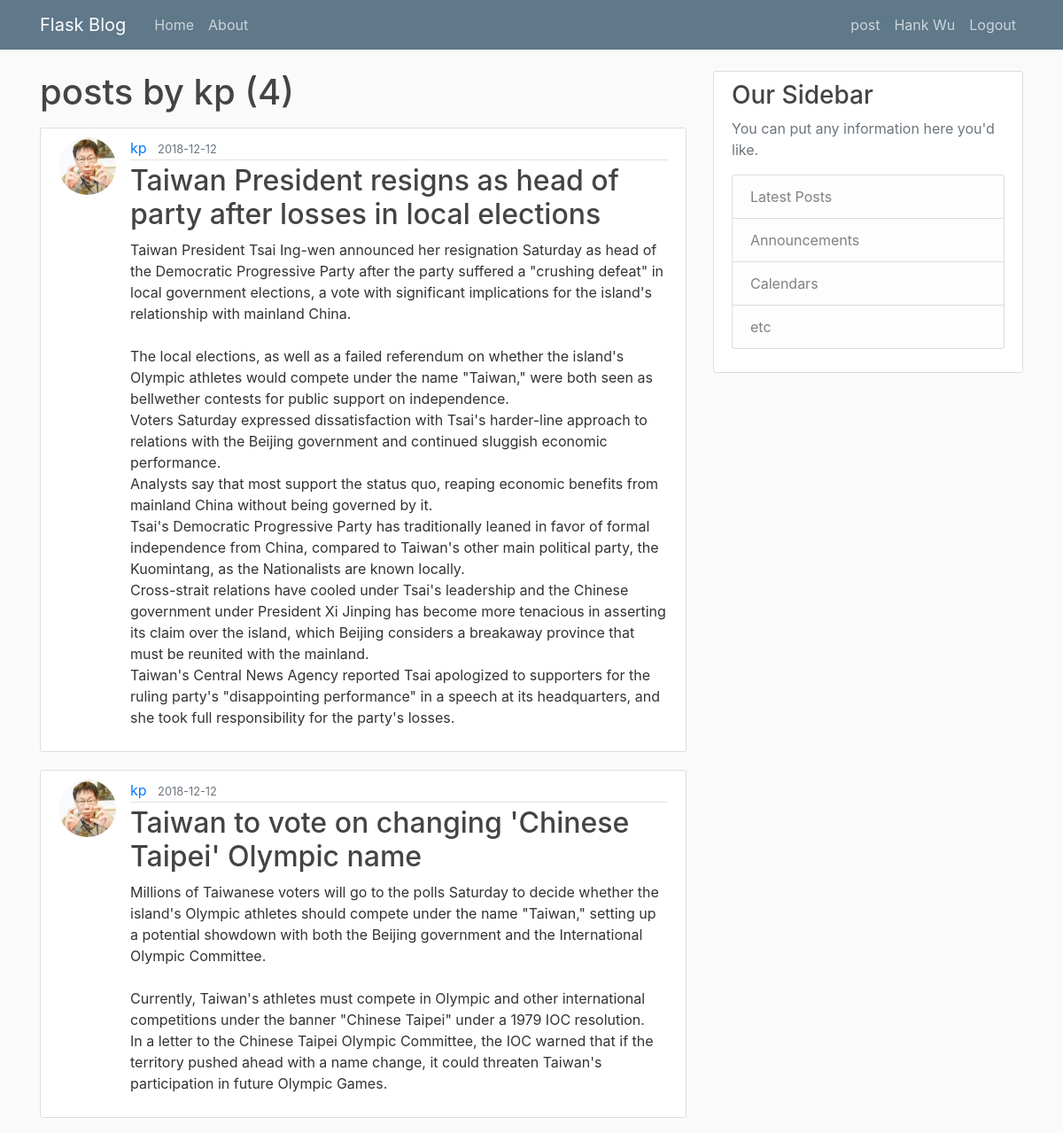
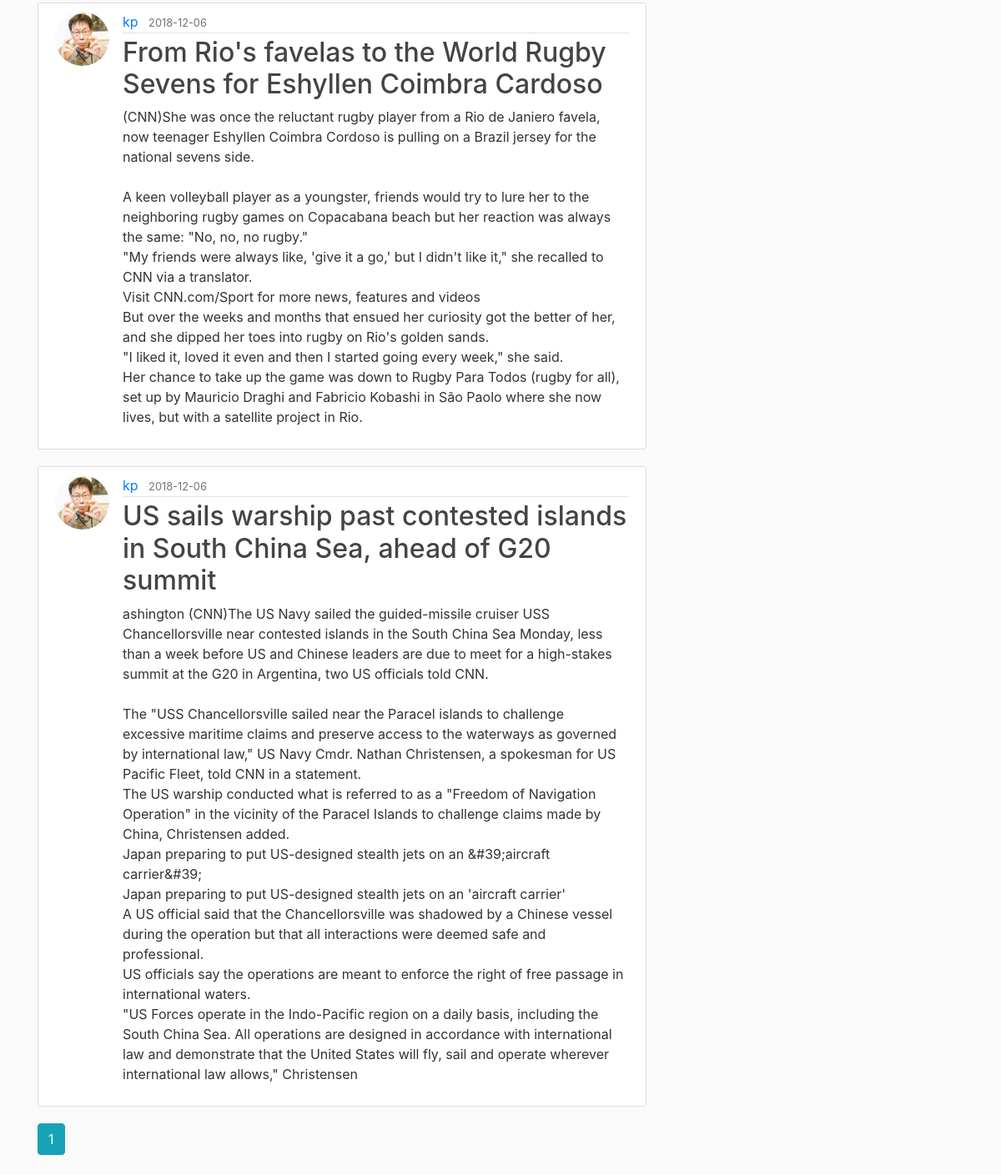
Page /user/kp (signed in) on the committed database (2 pictures, top to bottom).
### flaskblog/models.py (models this page shows, shortened)
class User(db.Model, UserMixin):
    id = db.Column(db.Integer, primary_key=True)
    username = db.Column(db.String(20), unique=True, nullable=False)
    email = db.Column(db.String(120), unique=True, nullable=False)
    image_file = db.Column(db.String(20), nullable=False, default='default.jpg')
    password = db.Column(db.String(60), nullable=False)
    posts = db.relationship('Post', backref='author', lazy=True) # the string 'Post' refer to the class post

class Post(db.Model):
    id = db.Column(db.Integer, primary_key=True)
    title = db.Column(db.String(100) , nullable=False)
    date_posted = db.Column(db.DateTime, nullable=False, default=datetime.utcnow)
    content = db.Column(db.Text, nullable=False)
    user_id = db.Column(db.Integer, db.ForeignKey('user.id'), nullable=False) # what does the foreign Key dose?

### flaskblog/users/routes.py (the view)
@users.route("/user/<string:username>")
def user_posts(username):
    page = request.args.get("page", 1, type=int) #we can alse see this in the login route. request.args is a dictionary.
    user = User.query.filter_by(username=username).first_or_404()
    posts = Post.query.filter_by(author=user).order_by(Post.date_posted.desc()).paginate(per_page=5, page=page)#
    return render_template("user_posts.html", user=user, posts=posts)

### flaskblog/models.py (called while the page is built)
@login_manager.user_loader
def load_user(user_id):
    return User.query.get(int(user_id))

### flaskblog/templates/user_posts.html
{% extends "layout.html"%}
{%block content%}
    <h1 class='mb-3'>posts by {{user.username}} ({{posts.total}})</h1>
    {% for post in posts.items%}
        <article class="media content-section">
          <img class="rounded-circle article-img"src="{{url_for('static', filename='profile_pic/'+ post.author.image_file) }}">
          <div class="media-body">
            <div class="article-metadata">
              <a class="mr-2" href="{{url_for('users.user_posts', username=post.author.username)}}">{{ post.author.username }}</a>
              <small class="text-muted">{{ post.date_posted.strftime('%Y-%m-%d') }}</small>
            </div>
            <h2><a class="article-title" href="{{url_for('posts.post', post_id=post.id)}}">{{ post.title }}</a></h2>
            <p class="article-content">{{ post.content }}</p>
          </div>
        </article>
    {% endfor %}
    {% for page_num in posts.iter_pages(left_edge=1, left_current=1, right_current=2, right_edge=1) %}
      {% if page_num %}
        {% if posts.page == page_num %}
          <a class="btn btn-info mb-4 solid" href="{{url_for('users.user_posts',username=user.username, page=page_num)}}">{{page_num}}</a>
        {% else %}
          <a class="btn btn-outline-info mb-4" href="{{url_for('users.user_posts',username=user.username, page=page_num)}}">{{page_num}}</a>
        {% endif %}
      {% else %}
      ...
      {% endif %}
    {% endfor %}
{% endblock content%}

### flaskblog/templates/layout.html (shortened to what this page needs)
<!DOCTYPE html>
<html>
<head>
    <link rel="stylesheet" href="https://stackpath.bootstrapcdn.com/bootstrap/4.1.3/css/bootstrap.min.css">
    <link rel="stylesheet" type="text/css" href="{{url_for('static', filename='main.css')}}">
</head>
<body>
    <header class="site-header">
      <nav class="navbar navbar-expand-md navbar-dark bg-steel fixed-top">
        <div class="container">
          <a class="navbar-brand mr-4" href="/">Flask Blog</a>
          <div class="collapse navbar-collapse" id="navbarToggle">
            <div class="navbar-nav mr-auto">
              <a class="nav-item nav-link" href="/">Home</a>
              <a class="nav-item nav-link" href="/about">About</a>
            </div>
            <div class="navbar-nav">
              {% if current_user.is_authenticated%}
                <a class = "nav-item nav-link" href="/post/new">post</a>
                <a class = "nav-item nav-link" href="/account">{{current_user.username}}</a>
                <a class = "nav-item nav-link" href="/logout">Logout</a>
              {% else %}
                <a class="nav-item nav-link" href="/login">Login</a>
                <a class="nav-item nav-link" href="/register">Register</a>
              {% endif %}
            </div>
          </div>
        </div>
      </nav>
    </header>
    <main role="main" class="container">
      <div class="row">
        <div class="col-md-8">
          {% block content %}{% endblock %}
        </div>
        <div class="col-md-4">
          <div class="content-section">
            <h3>Our Sidebar</h3>
            <p class='text-muted'>You can put any information here you'd like.
              <ul class="list-group">
                <li class="list-group-item list-group-item-light">Latest Posts</li>
                <li class="list-group-item list-group-item-light">Announcements</li>
                <li class="list-group-item list-group-item-light">Calendars</li>
                <li class="list-group-item list-group-item-light">etc</li>
              </ul>
            </p>
          </div>
        </div>
      </div>
    </main>
</body>
</html>

### flaskblog/static/main.css (style rules this page uses)
body { background: #fafafa; color: #333333; margin-top: 5rem; }
h1, h2, h3, h4, h5, h6 { color: #444444; }
.bg-steel { background-color: #5f788a; }
.site-header .navbar-nav .nav-link { color: #cbd5db; }
.content-section { background: #ffffff; padding: 10px 20px; border: 1px solid #dddddd; border-radius: 3px; margin-bottom: 20px; }
.article-title { color: #444444; }
.article-content { white-space: pre-line; }
.article-img { height: 65px; width: 65px; margin-right: 16px; }
.article-metadata { padding-bottom: 1px; margin-bottom: 4px; border-bottom: 1px solid #e3e3e3 }

### rows in the picture
User: username "Hank Wu"
User: username "kp"
Post: image_file (picture), author.username "kp", date_posted "2018-12-12", title "Taiwan President resigns as head of party after losses in local elections", content "Taiwan President Tsai Ing-wen announced her resignation Saturday as head of the Democratic Progressive Party after the party suffered a \"crushing defeat\" in local government elections, a vote with significant implications for the island's relationship with mainland China. The local elections, as well as a failed referendum on whether the island's Olympic athletes would compete under the name \"Taiwan,\" were both seen as bellwether contests for public support on independence. Voters Saturday expressed dissatisfaction with Tsai's harder-line approach to relations with the Beijing government and continued sluggish economic performance. Analysts say that most support the status quo, reaping…"
Post: image_file (picture), author.username "kp", date_posted "2018-12-12", title "Taiwan to vote on changing 'Chinese Taipei' Olympic name", content "Millions of Taiwanese voters will go to the polls Saturday to decide whether the island's Olympic athletes should compete under the name \"Taiwan,\" setting up a potential showdown with both the Beijing government and the International Olympic Committee. Currently, Taiwan's athletes must compete in Olympic and other international competitions under the banner \"Chinese Taipei\" under a 1979 IOC resolution. In a letter to the Chinese Taipei Olympic Committee, the IOC warned that if the territory pushed ahead with a name change, it could threaten Taiwan's participation in future Olympic Games."
Post: image_file (picture), author.username "kp", date_posted "2018-12-06", title "From Rio's favelas to the World Rugby Sevens for Eshyllen Coimbra Cardoso", content "(CNN)She was once the reluctant rugby player from a Rio de Janiero favela, now teenager Eshyllen Coimbra Cordoso is pulling on a Brazil jersey for the national sevens side. A keen volleyball player as a youngster, friends would try to lure her to the neighboring rugby games on Copacabana beach but her reaction was always the same: \"No, no, no rugby.\" \"My friends were always like, 'give it a go,' but I didn't like it,\" she recalled to CNN via a translator. Visit CNN.com/Sport for more news, features and videos But over the weeks and months that ensued her curiosity got the better of her, and she dipped her toes into rugby on Rio's golden sands. \"I liked it, loved it even and then I started…"
Post: image_file (picture), author.username "kp", date_posted "2018-12-06", title "US sails warship past contested islands in South China Sea, ahead of G20 summit", content "ashington (CNN)The US Navy sailed the guided-missile cruiser USS Chancellorsville near contested islands in the South China Sea Monday, less than a week before US and Chinese leaders are due to meet for a high-stakes summit at the G20 in Argentina, two US officials told CNN. The \"USS Chancellorsville sailed near the Paracel islands to challenge excessive maritime claims and preserve access to the waterways as governed by international law,\" US Navy Cmdr. Nathan Christensen, a spokesman for US Pacific Fleet, told CNN in a statement. The US warship conducted what is referred to as a \"Freedom of Navigation Operation\" in the vicinity of the Paracel Islands to challenge claims made by China,…"

### other values in the picture
{{ posts.total }} "4"
{{ page_num }} "1"
